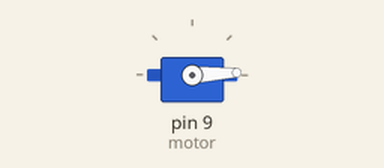
Recording of a sketch running on a simulated Arduino Uno, built with avr-gcc and run on an emulated ATmega328P. Shown: servo.

Above: at 0.05 s.
At 0.9 s:
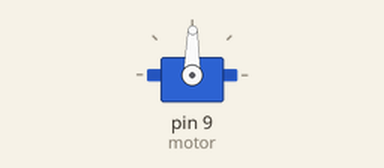
At 1.75 s:
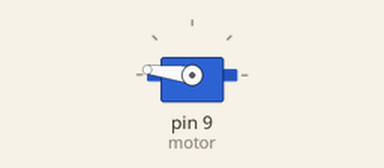
At 3.45 s:
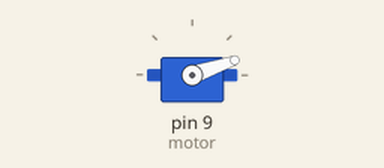
Timing chart, 0 to 8.3 s (numbered marks = the images above):
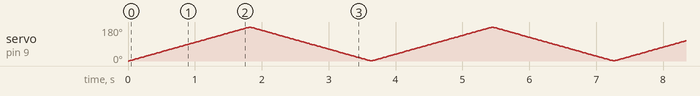

The sketch:

servo_motor.ino
```cpp
#include<Servo.h>

Servo motor;
void setup() {
  // put your setup code here, to run once:
motor.attach(9);
motor.write(180);
}

void loop() {
  // put your main code here, to run repeatedly:
for(int p=0;p<180;p++){
  motor.write(p);
  delay(10);
  }
for(int p=180;p>=1;p--){
  motor.write(p);
  delay(10);
  }
}
```
